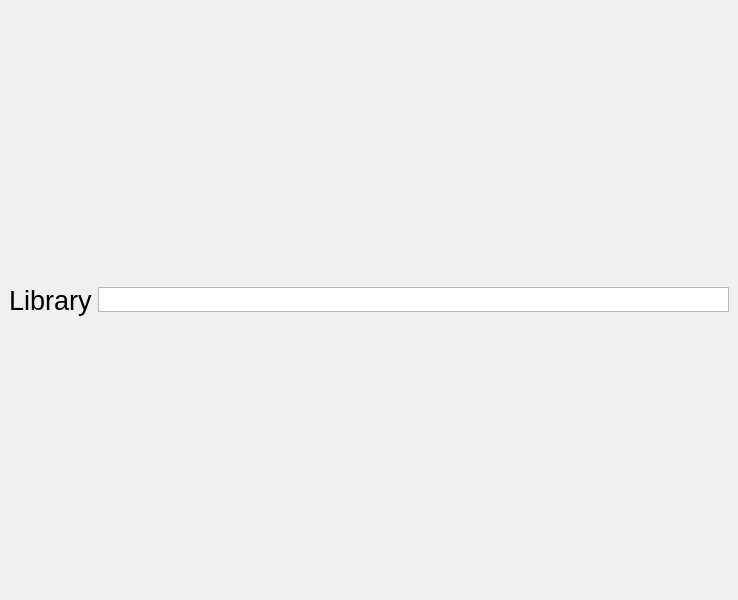
<?xml version="1.0" encoding="UTF-8"?>
<ui version="4.0">
 <class>MainWindow</class>
 <widget class="QMainWindow" name="MainWindow">
  <property name="geometry">
   <rect>
    <x>0</x>
    <y>0</y>
    <width>738</width>
    <height>600</height>
   </rect>
  </property>
  <property name="windowTitle">
   <string>MainWindow</string>
  </property>
  <widget class="QWidget" name="centralwidget">
   <property name="enabled">
    <bool>true</bool>
   </property>
   <property name="sizePolicy">
    <sizepolicy hsizetype="Expanding" vsizetype="Expanding">
     <horstretch>0</horstretch>
     <verstretch>0</verstretch>
    </sizepolicy>
   </property>
   <layout class="QHBoxLayout" name="horizontalLayout_3">
    <item>
     <layout class="QVBoxLayout" name="storage">
      <item>
       <widget class="QLabel" name="label">
        <property name="font">
         <font>
          <pointsize>20</pointsize>
         </font>
        </property>
        <property name="text">
         <string>Library</string>
        </property>
       </widget>
      </item>
     </layout>
    </item>
    <item>
     <layout class="QHBoxLayout" name="horizontalLayout_2">
      <property name="sizeConstraint">
       <enum>QLayout::SetDefaultConstraint</enum>
      </property>
      <item>
       <layout class="QVBoxLayout" name="preview">
        <item>
         <widget class="QPlainTextEdit" name="plainTextEdit">
          <property name="sizePolicy">
           <sizepolicy hsizetype="Expanding" vsizetype="Minimum">
            <horstretch>0</horstretch>
            <verstretch>0</verstretch>
           </sizepolicy>
          </property>
          <property name="minimumSize">
           <size>
            <width>0</width>
            <height>25</height>
           </size>
          </property>
          <property name="maximumSize">
           <size>
            <width>16777215</width>
            <height>25</height>
           </size>
          </property>
         </widget>
        </item>
       </layout>
      </item>
     </layout>
    </item>
   </layout>
  </widget>
 </widget>
 <resources/>
 <connections/>
</ui>
